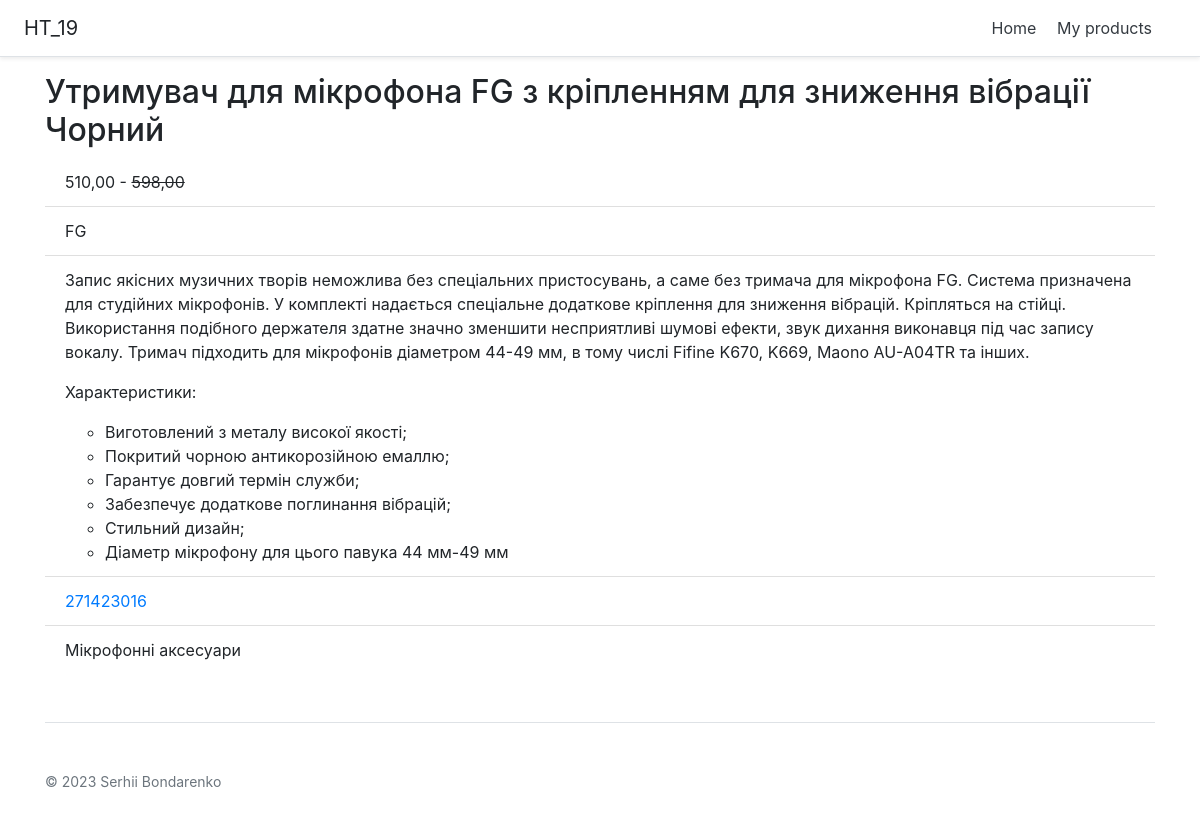
Screenshot of /product-view/9/ with the database file from the repository.
### rozetka/models.py (models this page shows, shortened)
class Product(models.Model):
    product_id = models.BigIntegerField("ID")
    title = models.CharField(max_length=255)
    old_price = models.DecimalField(max_digits=20, decimal_places=2,
                                    blank=True, default=0.00, null=True)
    price = models.DecimalField(max_digits=20, decimal_places=2, default=0.00)
    href = models.URLField("URL")
    brand = models.CharField(max_length=255, blank=True, default="Unknown",
                             null=True)
    category = models.CharField(max_length=255, null=True, blank=True)
    description = models.TextField(blank=True, default="", null=True)
    class Meta:
        ordering = ["title"]
        verbose_name = "Product"
        verbose_name_plural = "Products"

### rozetka/views.py (the view)
# urls.py: path("product-view/<int:slug>/", views.product_detail, name="product-detail"),
def product_detail(request, slug):
    product = get_object_or_404(Product, id=slug)
    context = {"title": "Product Details", "product": product}
    return render(request, "rozetka/product_detail.html", context=context)

### templates/rozetka/product_detail.html (shortened to what this page needs)
{% extends 'rozetka/base.html' %}
{% load static %}
{% block content %}
  <h2>{{ product.title }}</h2>
  <ul class="list-group list-group-flush">
    <li class="list-group-item">
      {{ product.price }} - <span
        style="text-decoration: line-through;">{{ product.old_price }}
        </span>
    </li>
    <li class="list-group-item">{{ product.brand }}</li>
    <li class="list-group-item">{{ product.description|safe }}</li>
    <li class="list-group-item">
      <a target="_blank" href="{{ product.href }}">
        {{ product.product_id }}
      </a>
    </li>
    <li class="list-group-item">{{ product.category }}</li>
  </ul>
{% endblock %}

### rows the page displays
Product: title "Утримувач для мікрофона FG з кріпленням для зниження вібрації Чорний", price "510,00", old_price "598,00", brand "FG", description "Запис якісних музичних творів неможлива без спеціальних пристосувань, а саме без тримача для мікрофона FG. Система призначена для студійних мікрофонів. У комплекті надається спеціальне додаткове кріплення для зниження вібрацій. Кріпляться на стійці. Використання подібного держателя здатне значно зменшити несприятливі шумові ефекти, звук дихання виконавця під час запису вокалу. Тримач підходить для мікрофонів діаметром 44-49 мм, в тому числі Fifine K670, K669, Maono AU-A04TR та інших. Характеристики: Виготовлений з металу високої якості; Покритий чорною антикорозійною емаллю; Гарантує довгий термін служби; Забезпечує додаткове поглинання вібрацій; Стильний дизайн; Діаметр мікрофону для цього…", product_id "271423016", category "Мікрофонні аксесуари"
